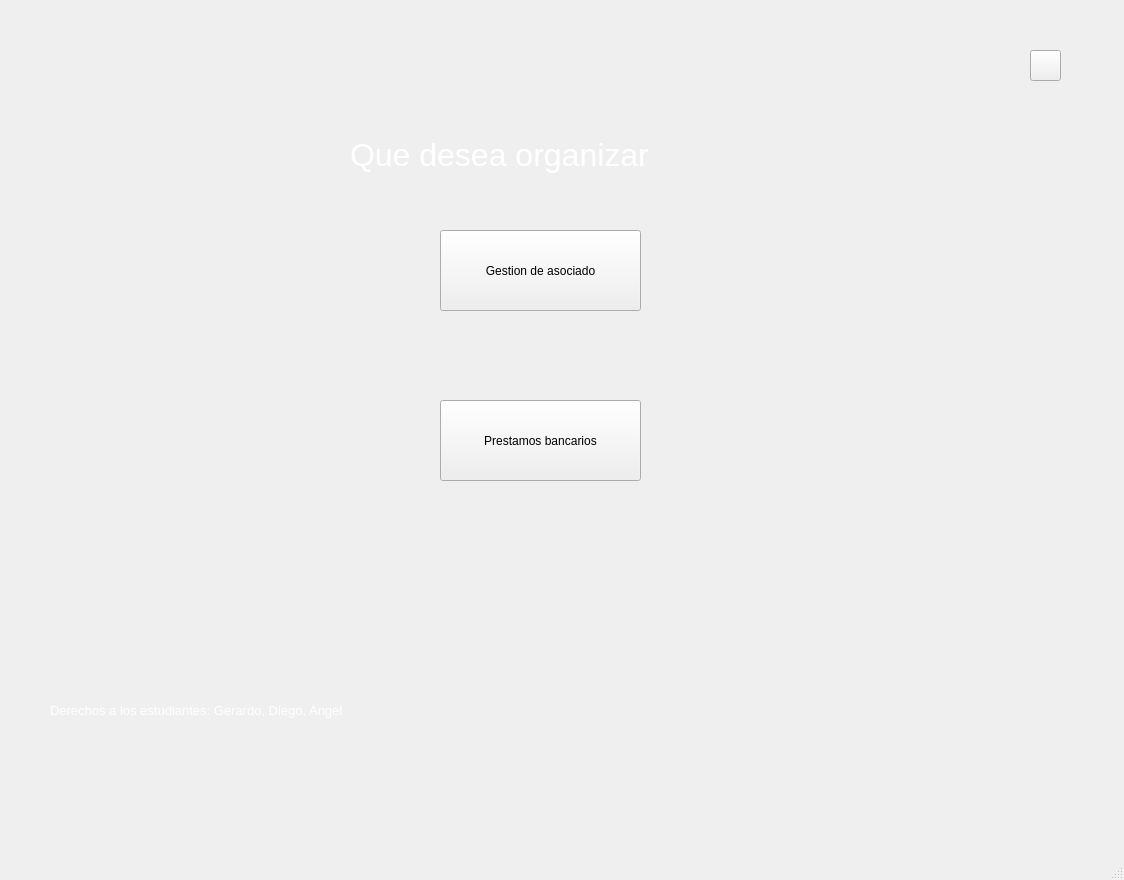
<?xml version="1.0" encoding="UTF-8"?>
<ui version="4.0">
 <class>MainWindow</class>
 <widget class="QMainWindow" name="MainWindow">
  <property name="geometry">
   <rect>
    <x>0</x>
    <y>0</y>
    <width>1124</width>
    <height>880</height>
   </rect>
  </property>
  <property name="windowTitle">
   <string>MainWindow</string>
  </property>
  <widget class="QWidget" name="centralwidget">
   <widget class="QLabel" name="label">
    <property name="geometry">
     <rect>
      <x>10</x>
      <y>-60</y>
      <width>1091</width>
      <height>871</height>
     </rect>
    </property>
    <property name="styleSheet">
     <string notr="true">image: url(:/imagenes/fondo_proyecto.png);</string>
    </property>
    <property name="text">
     <string/>
    </property>
   </widget>
   <widget class="QPushButton" name="btn_cerrar">
    <property name="geometry">
     <rect>
      <x>1030</x>
      <y>50</y>
      <width>31</width>
      <height>31</height>
     </rect>
    </property>
    <property name="styleSheet">
     <string notr="true">image: url(:/imagenes/cerrar.png);</string>
    </property>
    <property name="text">
     <string/>
    </property>
   </widget>
   <widget class="QLabel" name="label_2">
    <property name="geometry">
     <rect>
      <x>350</x>
      <y>100</y>
      <width>441</width>
      <height>111</height>
     </rect>
    </property>
    <property name="font">
     <font>
      <pointsize>16</pointsize>
     </font>
    </property>
    <property name="text">
     <string>&lt;html&gt;&lt;head/&gt;&lt;body&gt;&lt;p&gt;&lt;span style=&quot; font-size:24pt; color:#ffffff;&quot;&gt;Que desea organizar&lt;/span&gt;&lt;/p&gt;&lt;/body&gt;&lt;/html&gt;</string>
    </property>
   </widget>
   <widget class="QPushButton" name="btn_gestion">
    <property name="geometry">
     <rect>
      <x>440</x>
      <y>230</y>
      <width>201</width>
      <height>81</height>
     </rect>
    </property>
    <property name="text">
     <string>Gestion de asociado</string>
    </property>
   </widget>
   <widget class="QPushButton" name="pushButton_2">
    <property name="geometry">
     <rect>
      <x>440</x>
      <y>400</y>
      <width>201</width>
      <height>81</height>
     </rect>
    </property>
    <property name="text">
     <string>Prestamos bancarios</string>
    </property>
   </widget>
   <widget class="QLabel" name="label_3">
    <property name="geometry">
     <rect>
      <x>50</x>
      <y>690</y>
      <width>641</width>
      <height>41</height>
     </rect>
    </property>
    <property name="text">
     <string>&lt;html&gt;&lt;head/&gt;&lt;body&gt;&lt;p&gt;&lt;span style=&quot; font-size:10pt; color:#ffffff;&quot;&gt;Derechos a los estudiantes: Gerardo, Diego, Angel&lt;/span&gt;&lt;/p&gt;&lt;/body&gt;&lt;/html&gt;</string>
    </property>
   </widget>
  </widget>
  <widget class="QMenuBar" name="menubar">
   <property name="geometry">
    <rect>
     <x>0</x>
     <y>0</y>
     <width>1124</width>
     <height>26</height>
    </rect>
   </property>
  </widget>
  <widget class="QStatusBar" name="statusbar"/>
 </widget>
 <resources>
  <include location="../imagenes/imagenes.qrc"/>
 </resources>
 <connections/>
</ui>
